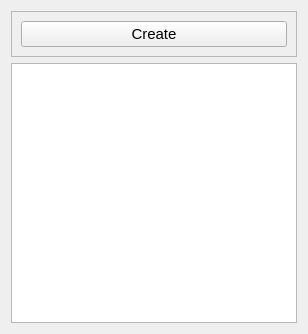
<?xml version="1.0" encoding="UTF-8"?>
<ui version="4.0">
 <class>AlbumListWidget</class>
 <widget class="QWidget" name="AlbumListWidget">
  <property name="geometry">
   <rect>
    <x>0</x>
    <y>0</y>
    <width>308</width>
    <height>334</height>
   </rect>
  </property>
  <property name="windowTitle">
   <string>Form</string>
  </property>
  <layout class="QVBoxLayout" name="verticalLayout">
   <item>
    <widget class="QFrame" name="frame">
     <property name="frameShape">
      <enum>QFrame::Shape::StyledPanel</enum>
     </property>
     <property name="frameShadow">
      <enum>QFrame::Shadow::Raised</enum>
     </property>
     <layout class="QHBoxLayout" name="horizontalLayout">
      <item>
       <widget class="QPushButton" name="createAlbumButton">
        <property name="font">
         <font>
          <pointsize>11</pointsize>
         </font>
        </property>
        <property name="text">
         <string>Create</string>
        </property>
        <property name="icon">
         <iconset resource="resource.qrc">
          <normaloff>:/icons/album-add.png</normaloff>:/icons/album-add.png</iconset>
        </property>
        <property name="iconSize">
         <size>
          <width>18</width>
          <height>18</height>
         </size>
        </property>
       </widget>
      </item>
     </layout>
    </widget>
   </item>
   <item>
    <widget class="QListView" name="albumList">
     <property name="font">
      <font>
       <pointsize>11</pointsize>
      </font>
     </property>
    </widget>
   </item>
  </layout>
 </widget>
 <resources>
  <include location="resource.qrc"/>
 </resources>
 <connections/>
</ui>
